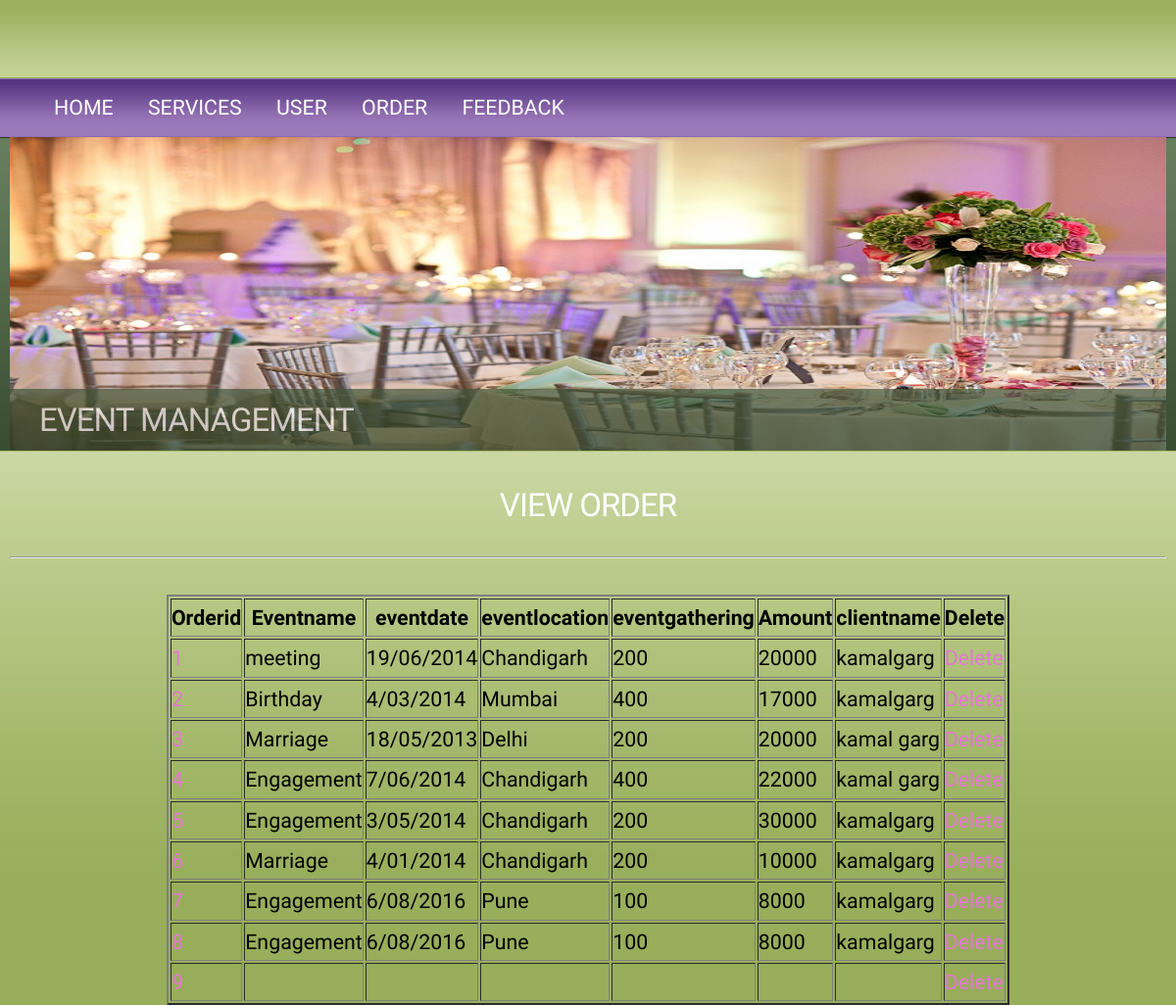
The page /vieworders.php on the database its author committed.
### tables this page shows
CREATE TABLE IF NOT EXISTS `order_detail` (
  `orderid` int(11) NOT NULL AUTO_INCREMENT,
  `eventname` varchar(30) NOT NULL,
  `eventdate` varchar(30) NOT NULL,
  `eventlocation` varchar(30) NOT NULL,
  `eventgathering` varchar(30) NOT NULL,
  `total` varchar(30) NOT NULL,
  `clientname` varchar(30) NOT NULL,
  PRIMARY KEY (`orderid`)
);

### vieworders.php (the view, shortened to what this page needs)
<!DOCTYPE html PUBLIC "-//W3C//DTD XHTML 1.0 Strict//EN" "http://www.w3.org/TR/xhtml1/DTD/xhtml1-strict.dtd">
<head>
<html xmlns="http://www.w3.org/1999/xhtml">
		<link rel="stylesheet" type="text/css" href="style.css" />
<body>
	<div id="outer">
		<div id="header">
			<div id="nav">
			<ul>
				<li><a href="home.php">Home</a></li>
			<li><a href="adminservices.php">Services</a></li>
			<li><a href="viewuser.php">User</a></li>
			<li><a href="vieworders.php">Order</a></li>
			<li><a href="fedback.php">Feedback</a></li>
		</ul>
		    </div>
		</div>
		<div id="banner">
			<img src="images/016_DJ_indian-wedding-room-900x600.jpg" width="1180" height="320" alt="" />
				<div id="logo">
					<h2><a href="#">Event management </a></h2>
				</div>
		</div>&nbsp;
     <center>   <h2>View Order</h2><hr/></center>
<br/>
		<?php
$con = mysqli_connect("localhost","root","","project1");
$query="select * from order_detail";
$rid=mysqli_query($con,$query) or die(mysqli_error());
echo "<center><table border='2' class='tab2' style=color:black>";
echo "<tr><th>Orderid</th><th>Eventname</th><th>eventdate</th><th>eventlocation</th><th>eventgathering</th><th>Amount</th><th>clientname</th><th>Delete</th></tr>";
while($res=mysqli_fetch_array($rid))
{
echo "<tr><td><a href='admin_order.php?a=".$res['orderid']."'>".$res['orderid']."</a></td><td>".$res['eventname']."</td><td>".$res['eventdate']."</td><td>".$res['eventlocation']."</td><td>".$res['eventgathering']."</td><td>".$res['total']."</td><td>".$res['clientname']."</td><td><a href='delete1.php?id=".$res['orderid']."'>Delete"."</a></td></tr>";
}
echo"</table></center>";
?>
</div>
</body>
</html>

### style.css (style rules this page uses)
* { margin: 0; padding: 0; }
a { text-decoration: underline; color: #E477D4; }
body { font-size: 16pt; line-height: 1.75em; background: #98ae5b url(images/bg.jpg) repeat-x top left; color: #C7CFC8; }
body,input { font-family: Jura, sans-serif; }
h1,h2,h3,h4 { text-transform: uppercase; font-weight: normal; letter-spacing: -1px; }
h2 { font-size: 1.55em; }
h2,h3,h4 { margin-bottom: 1em; color: #FFF; }
ul { margin: 0 0 1.5em 0; list-style: none; padding: 0; }
ul li { margin: 0; padding: 6px 0; }
#banner { position: relative; padding: 0; height: 320px; width: 1180px; margin: 0 0 0 0; background: #FFF; }
#header { position: relative; padding: 0px; height: 60px; width: 1120px; }
#logo { position: absolute; bottom: 0; left: 0px; height: 63px; width: 100%; line-height: 63px; background: url(images/logo.jpg) repeat-x bottom right; opacity: 0.7; }
#logo a { text-decoration: none; color: #fff; padding: 0 30px; }
#nav { top: 0; left: 0; height: 80px; line-height: 60px; padding: 0 30px 0 30px; width: 1120px; margin: 0; }
#nav a { text-decoration: none; text-transform: uppercase; letter-spacing: 2; color: #FFF; }
#nav ul { list-style: none; }
#nav ul li { display: inline; padding: 0 15px 0 15px; }
#outer { position: relative; width: 1180px; margin: 80px auto 0 auto; }

### vieworders.php (style rules this page uses)
a { text-decoration:none; }

### rows shown on the page
order_detail: orderid "1", eventname "meeting", eventdate "19/06/2014", eventlocation "Chandigarh", eventgathering "200", total "20000", clientname "kamalgarg"
order_detail: orderid "2", eventname "Birthday", eventdate "4/03/2014", eventlocation "Mumbai", eventgathering "400", total "17000", clientname "kamalgarg"
order_detail: orderid "3", eventname "Marriage", eventdate "18/05/2013", eventlocation "Delhi", eventgathering "200", total "20000", clientname "kamal garg"
order_detail: orderid "4", eventname "Engagement", eventdate "7/06/2014", eventlocation "Chandigarh", eventgathering "400", total "22000", clientname "kamal garg"
order_detail: orderid "5", eventname "Engagement", eventdate "3/05/2014", eventlocation "Chandigarh", eventgathering "200", total "30000", clientname "kamalgarg"
order_detail: orderid "6", eventname "Marriage", eventdate "4/01/2014", eventlocation "Chandigarh", eventgathering "200", total "10000", clientname "kamalgarg"
order_detail: orderid "7", eventname "Engagement", eventdate "6/08/2016", eventlocation "Pune", eventgathering "100", total "8000", clientname "kamalgarg"
order_detail: orderid "8", eventname "Engagement", eventdate "6/08/2016", eventlocation "Pune", eventgathering "100", total "8000", clientname "kamalgarg"
order_detail: orderid "9"
